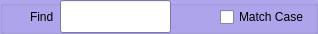
<?xml version="1.0" encoding="UTF-8"?>
<ui version="4.0">
 <class>pqItemViewSearchWidget</class>
 <widget class="QDialog" name="pqItemViewSearchWidget">
  <property name="geometry">
   <rect>
    <x>0</x>
    <y>0</y>
    <width>318</width>
    <height>34</height>
   </rect>
  </property>
  <property name="sizePolicy">
   <sizepolicy hsizetype="Expanding" vsizetype="Fixed">
    <horstretch>0</horstretch>
    <verstretch>0</verstretch>
   </sizepolicy>
  </property>
  <property name="palette">
   <palette>
    <active>
     <colorrole role="Base">
      <brush brushstyle="SolidPattern">
       <color alpha="255">
        <red>255</red>
        <green>255</green>
        <blue>255</blue>
       </color>
      </brush>
     </colorrole>
     <colorrole role="Window">
      <brush brushstyle="SolidPattern">
       <color alpha="255">
        <red>175</red>
        <green>166</green>
        <blue>238</blue>
       </color>
      </brush>
     </colorrole>
    </active>
    <inactive>
     <colorrole role="Base">
      <brush brushstyle="SolidPattern">
       <color alpha="255">
        <red>255</red>
        <green>255</green>
        <blue>255</blue>
       </color>
      </brush>
     </colorrole>
     <colorrole role="Window">
      <brush brushstyle="SolidPattern">
       <color alpha="255">
        <red>175</red>
        <green>166</green>
        <blue>238</blue>
       </color>
      </brush>
     </colorrole>
    </inactive>
    <disabled>
     <colorrole role="Base">
      <brush brushstyle="SolidPattern">
       <color alpha="255">
        <red>175</red>
        <green>166</green>
        <blue>238</blue>
       </color>
      </brush>
     </colorrole>
     <colorrole role="Window">
      <brush brushstyle="SolidPattern">
       <color alpha="255">
        <red>175</red>
        <green>166</green>
        <blue>238</blue>
       </color>
      </brush>
     </colorrole>
    </disabled>
   </palette>
  </property>
  <property name="windowTitle">
   <string>Dialog</string>
  </property>
  <property name="windowOpacity">
   <double>0.870000000000000</double>
  </property>
  <layout class="QHBoxLayout" name="horizontalLayout">
   <property name="spacing">
    <number>3</number>
   </property>
   <property name="margin">
    <number>0</number>
   </property>
   <item>
    <widget class="QGroupBox" name="groupBox">
     <widget class="QLineEdit" name="lineEditSearch">
      <property name="geometry">
       <rect>
        <x>60</x>
        <y>0</y>
        <width>111</width>
        <height>33</height>
       </rect>
      </property>
      <property name="cursor">
       <cursorShape>ArrowCursor</cursorShape>
      </property>
      <property name="mouseTracking">
       <bool>false</bool>
      </property>
      <property name="focusPolicy">
       <enum>Qt::StrongFocus</enum>
      </property>
      <property name="acceptDrops">
       <bool>false</bool>
      </property>
     </widget>
     <widget class="QLabel" name="label">
      <property name="geometry">
       <rect>
        <x>30</x>
        <y>0</y>
        <width>29</width>
        <height>34</height>
       </rect>
      </property>
      <property name="sizePolicy">
       <sizepolicy hsizetype="Fixed" vsizetype="Preferred">
        <horstretch>0</horstretch>
        <verstretch>0</verstretch>
       </sizepolicy>
      </property>
      <property name="text">
       <string>Find</string>
      </property>
     </widget>
     <widget class="QPushButton" name="nextButton">
      <property name="geometry">
       <rect>
        <x>180</x>
        <y>3</y>
        <width>16</width>
        <height>31</height>
       </rect>
      </property>
      <property name="sizePolicy">
       <sizepolicy hsizetype="Fixed" vsizetype="Fixed">
        <horstretch>0</horstretch>
        <verstretch>0</verstretch>
       </sizepolicy>
      </property>
      <property name="focusPolicy">
       <enum>Qt::StrongFocus</enum>
      </property>
      <property name="toolTip">
       <string>Next (ALT+N)</string>
      </property>
      <property name="text">
       <string/>
      </property>
      <property name="icon">
       <iconset resource="../pqComponents.qrc">
        <normaloff>:/pqWidgets/Icons/pqArrowDown16.png</normaloff>:/pqWidgets/Icons/pqArrowDown16.png</iconset>
      </property>
      <property name="flat">
       <bool>true</bool>
      </property>
     </widget>
     <widget class="QCheckBox" name="checkBoxMattchCase">
      <property name="geometry">
       <rect>
        <x>220</x>
        <y>4</y>
        <width>101</width>
        <height>26</height>
       </rect>
      </property>
      <property name="sizePolicy">
       <sizepolicy hsizetype="Fixed" vsizetype="Fixed">
        <horstretch>0</horstretch>
        <verstretch>0</verstretch>
       </sizepolicy>
      </property>
      <property name="text">
       <string>Match Case</string>
      </property>
     </widget>
     <widget class="QPushButton" name="closeButton">
      <property name="geometry">
       <rect>
        <x>0</x>
        <y>3</y>
        <width>21</width>
        <height>31</height>
       </rect>
      </property>
      <property name="sizePolicy">
       <sizepolicy hsizetype="Fixed" vsizetype="Fixed">
        <horstretch>0</horstretch>
        <verstretch>0</verstretch>
       </sizepolicy>
      </property>
      <property name="toolTip">
       <string>Close (Esc)</string>
      </property>
      <property name="text">
       <string/>
      </property>
      <property name="icon">
       <iconset resource="../pqComponents.qrc">
        <normaloff>:/pqWidgets/Icons/pqCancel16.png</normaloff>:/pqWidgets/Icons/pqCancel16.png</iconset>
      </property>
      <property name="flat">
       <bool>true</bool>
      </property>
     </widget>
     <widget class="QPushButton" name="previousButton">
      <property name="geometry">
       <rect>
        <x>200</x>
        <y>3</y>
        <width>16</width>
        <height>31</height>
       </rect>
      </property>
      <property name="sizePolicy">
       <sizepolicy hsizetype="Fixed" vsizetype="Fixed">
        <horstretch>0</horstretch>
        <verstretch>0</verstretch>
       </sizepolicy>
      </property>
      <property name="toolTip">
       <string>Previous (ALT+P)</string>
      </property>
      <property name="text">
       <string/>
      </property>
      <property name="icon">
       <iconset resource="../pqComponents.qrc">
        <normaloff>:/pqWidgets/Icons/pqArrowUp16.png</normaloff>:/pqWidgets/Icons/pqArrowUp16.png</iconset>
      </property>
      <property name="flat">
       <bool>true</bool>
      </property>
     </widget>
     <zorder>lineEditSearch</zorder>
     <zorder>label</zorder>
     <zorder>nextButton</zorder>
     <zorder>checkBoxMattchCase</zorder>
     <zorder>previousButton</zorder>
     <zorder>closeButton</zorder>
    </widget>
   </item>
  </layout>
 </widget>
 <tabstops>
  <tabstop>closeButton</tabstop>
  <tabstop>lineEditSearch</tabstop>
  <tabstop>nextButton</tabstop>
  <tabstop>previousButton</tabstop>
  <tabstop>checkBoxMattchCase</tabstop>
 </tabstops>
 <resources>
  <include location="../pqComponents.qrc"/>
 </resources>
 <connections>
  <connection>
   <sender>closeButton</sender>
   <signal>clicked()</signal>
   <receiver>pqItemViewSearchWidget</receiver>
   <slot>close()</slot>
   <hints>
    <hint type="sourcelabel">
     <x>10</x>
     <y>18</y>
    </hint>
    <hint type="destinationlabel">
     <x>158</x>
     <y>16</y>
    </hint>
   </hints>
  </connection>
 </connections>
</ui>
